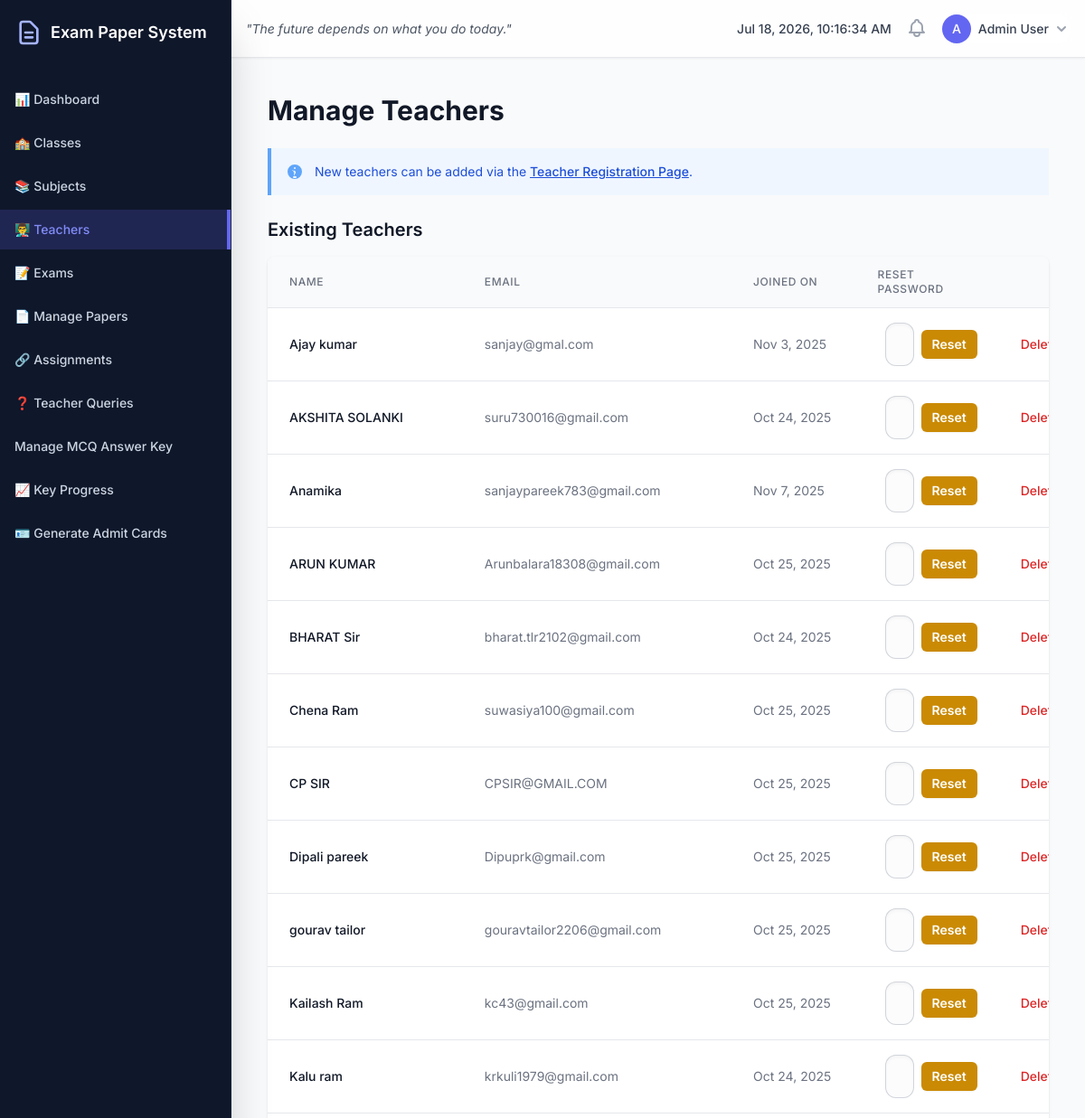
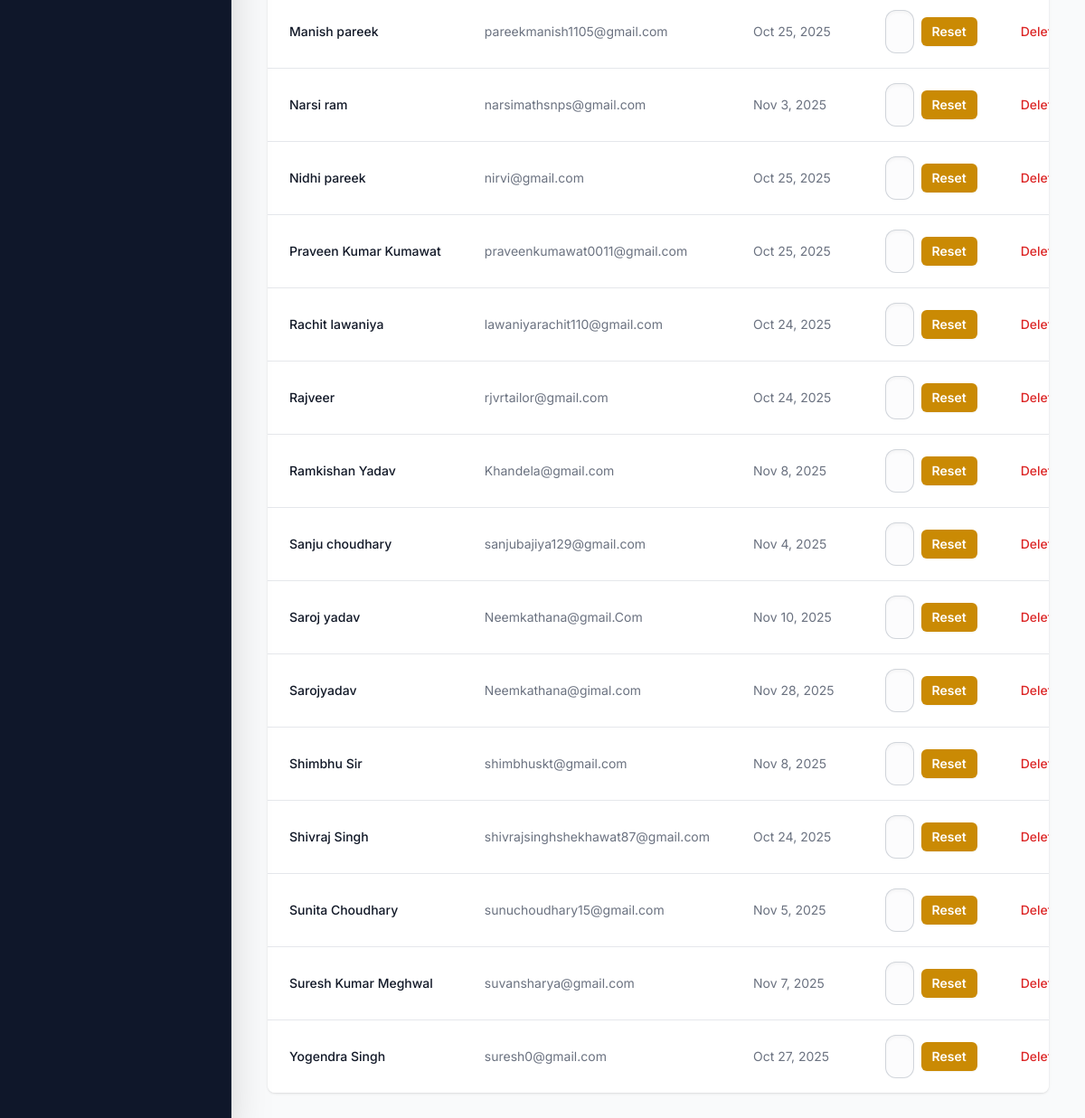
The page /manage_teachers.php (signed in) on the database its author committed (2 pictures, top to bottom).
### tables this page shows
CREATE TABLE `users` (
  `user_id` int(11) NOT NULL,
  `name` varchar(100) NOT NULL,
  `email` varchar(100) NOT NULL,
  `password_hash` varchar(255) NOT NULL,
  `role` enum('admin','teacher') NOT NULL,
  `created_at` timestamp NOT NULL DEFAULT current_timestamp()
);

### manage_teachers.php (the view, shortened to what this page needs)
<?php
require_once 'config.php';
$teachers = [];
$error_message = null;
try {
    $stmt = $pdo->query("SELECT user_id, name, email, created_at FROM users WHERE role = 'teacher' ORDER BY name ASC");
    $teachers = $stmt->fetchAll(PDO::FETCH_ASSOC);
} catch (PDOException $e) {
    $error_message = "Database Error: " . $e->getMessage();
}
?>
<?php require_once 'header.php'; ?>
<main class="flex-1 p-6 lg:p-10">
    <div class="max-w-6xl mx-auto">
        <h1 class="text-3xl font-bold text-gray-900 mb-6">Manage Teachers</h1>
        <div class="bg-blue-50 border-l-4 border-blue-400 p-4 mb-6">
            <div class="flex">
                <div class="flex-shrink-0">
                </div>
                <div class="ml-3">
                    <p class="text-sm text-blue-700">
                        New teachers can be added via the
                        <a href="register.php" class="font-medium underline text-blue-700 hover:text-blue-600">Teacher Registration Page</a>.
                    </p>
                </div>
            </div>
        </div>
        <h2 class="text-xl font-semibold text-gray-900 mb-4">Existing Teachers</h2>
        <div class="bg-white shadow rounded-lg overflow-hidden">
            <div class="overflow-x-auto">
                <table class="min-w-full divide-y divide-gray-200">
                    <thead class="bg-gray-50">
                        <tr>
                            <th scope="col" class="px-6 py-3 text-left text-xs font-medium text-gray-500 uppercase tracking-wider">Name</th>
                            <th scope="col" class="px-6 py-3 text-left text-xs font-medium text-gray-500 uppercase tracking-wider">Email</th>
                            <th scope="col" class="px-6 py-3 text-left text-xs font-medium text-gray-500 uppercase tracking-wider">Joined On</th>
                            <th scope="col" class="px-6 py-3 text-left text-xs font-medium text-gray-500 uppercase tracking-wider">Reset Password</th>
                            <th scope="col" class="relative px-6 py-3">
                            </th>
                        </tr>
                    </thead>
                    <tbody class="bg-white divide-y divide-gray-200">
                        <?php if (empty($teachers) && !$error_message): ?>
                            <tr>
                                <td colspan="5" class="px-6 py-4 whitespace-nowrap text-sm text-gray-500 text-center">
                                    No teachers found.
                                </td>
                            </tr>
                        <?php elseif (!empty($teachers)): ?>
                            <?php foreach ($teachers as $teacher): ?>
                                <tr>
                                    <td class="px-6 py-4 whitespace-nowrap text-sm font-medium text-gray-900"><?php echo htmlspecialchars($teacher['name']); ?></td>
                                    <td class="px-6 py-4 whitespace-nowrap text-sm text-gray-500"><?php echo htmlspecialchars($teacher['email']); ?></td>
                                    <td class="px-6 py-4 whitespace-nowrap text-sm text-gray-500"><?php echo date('M j, Y', strtotime($teacher['created_at'])); ?></td>
                                    <td class="px-6 py-4 whitespace-nowrap">
                                        <form action="teacher_action.php" method="POST" class="flex items-center space-x-2">
                                            <div>
                                                <input type="password" name="new_password" id="new_password_<?php echo $teacher['user_id']; ?>" required
                                                       class="block w-full rounded-md border-0 py-1 text-gray-900 shadow-sm ring-1 ring-inset ring-gray-300 placeholder:text-gray-400 focus:ring-2 focus:ring-inset focus:ring-blue-600 sm:text-sm sm:leading-6"
                                                       placeholder="New Password">
                                            </div>
                                            <button type="submit" class="rounded-md bg-yellow-600 px-3 py-1.5 text-sm font-semibold text-white shadow-sm hover:bg-yellow-500">
                                                Reset
                                            </button>
                                        </form>
                                    </td>
                                    <td class="px-6 py-4 whitespace-nowrap text-right text-sm font-medium">
                                        <a href="teacher_action.php?action=delete_teacher&id=<?php echo $teacher['user_id']; ?>"
                                           class="text-red-600 hover:text-red-900"
                                           onclick="return confirm('Are you sure you want to delete this teacher? This will fail if they have associated papers or assignments.');">Delete</a>
                                    </td>
                                </tr>
                            <?php endforeach; ?>
                        <?php endif; ?>
                    </tbody>
                </table>
            </div>
        </div>
    </div>
</main>

### header.php (shortened to what this page needs)
<?php
$current_page = basename($_SERVER['PHP_SELF']);
$user_name = $_SESSION['name'] ?? 'Guest';
$user_role = $_SESSION['role'] ?? null;
$admin_links = [
    'dashboard_admin.php' => '📊 Dashboard',
    'manage_classes.php' => '🏫 Classes',
    'manage_subjects.php' => '📚 Subjects',
    'manage_teachers.php' => '👨‍🏫 Teachers',
    'manage_exams.php' => '📝 Exams',
     'manage_papers.php' => '📄 Manage Papers',
    'manage_assignments.php' => '🔗 Assignments',
    'manage_queries.php' => '❓ Teacher Queries',
    'manage_mcq.php' => 'Manage MCQ Answer Key',
    'mcq_progress.php' => '📈 Key Progress',
    'admitcardgenerator.php' => '🪪 Generate Admit Cards',
];
$teacher_links = [
    'dashboard_teacher.php' => '📊 Dashboard',
    'teacher_mcq.php' => '📄 MCQ Dashboard',
    'my_queries.php' => '❓ My Queries',
];
$links = [];
if ($user_role === 'admin') {
    $links = $admin_links;
} elseif ($user_role === 'teacher') {
    $links = $teacher_links;
}
?>
<!DOCTYPE html>
<html lang="en" class="h-full bg-gray-50">
<head>
    <link href="assets/css/output.css" rel="stylesheet">
</head>
<body class="h-full bg-gray-50 selection:bg-indigo-100 selection:text-indigo-900">
<div class="min-h-full">
    <div x-data="{ open: false }" @keydown.window.escape="open = false">
        <div class="hidden md:flex md:w-64 md:flex-col md:fixed md:inset-y-0 shadow-2xl z-20">
            <div class="flex flex-col flex-grow pt-5 bg-slate-900 overflow-y-auto border-r border-slate-800">
                <div class="flex items-center flex-shrink-0 px-4">
                    <span class="text-white text-lg font-semibold ml-2">Exam Paper System</span>
                </div>
                <div class="mt-5 flex-1 flex flex-col">
                    <nav class="flex-1 mt-4 space-y-1">
                        <?php foreach ($links as $href => $label): ?>
                            <?php $isActive = ($current_page == $href); ?>
                            <a href="<?php echo $href; ?>"
                               class="<?php echo $isActive ? 'bg-indigo-500/20 text-indigo-400 border-r-4 border-indigo-500' : 'text-slate-300 hover:bg-slate-800 hover:text-white'; ?> transition-all duration-200 group flex items-center px-4 py-3 text-sm font-medium">
                                <?php echo $label; ?>
                            </a>
                        <?php endforeach; ?>
                    </nav>
                </div>
            </div>
        </div>
        <div class="md:pl-64 flex flex-col flex-1">
            <div class="sticky top-0 z-10 flex-shrink-0 flex h-16 bg-white/80 backdrop-blur-md shadow-sm border-b border-gray-200">
                <div class="flex-1 px-4 flex justify-between">
                    <div class="flex-1 flex items-center">
                        <span id="motivating-quote" class="text-sm text-gray-600 hidden lg:block italic">Loading quote...</span>
                    </div>
                    <div class="ml-4 flex items-center md:ml-6">
                        <div class="flex items-center">
                            <span id="realtime-clock" class="text-sm font-medium text-gray-700 hidden md:block">Loading time...</span>
                        </div>
                        <?php if (isset($_SESSION['user_id'])): ?>
                        <div x-data="{ open: false }" class="ml-3 relative">
                            <button @click="open = !open" type="button" class="p-1 rounded-full text-gray-400 hover:text-gray-500 focus:outline-none focus:ring-2 focus:ring-offset-2 focus:ring-indigo-500">
                            </button>
                        </div>
                        <?php endif; ?>
                        <?php if (isset($_SESSION['user_id'])): ?>
                        <div x-data="{ open: false }" class="ml-3 relative">
                            <div>
                                <button @click="open = !open" type="button" class="max-w-xs bg-white flex items-center text-sm rounded-full focus:outline-none focus:ring-2 focus:ring-offset-2 focus:ring-indigo-500" id="user-menu-button" aria-expanded="false" aria-haspopup="true">
                                    <span class="inline-flex items-center justify-center h-8 w-8 rounded-full bg-indigo-500">
                                        <span class="text-sm font-medium leading-none text-white"><?php echo strtoupper(substr($user_name, 0, 1)); ?></span>
                                    </span>
                                    <span class="hidden ml-2 text-sm font-medium text-gray-700 lg:block"><?php echo htmlspecialchars($user_name); ?></span>
                                </button>
                            </div>
                        </div>
                        <?php endif; ?>
                    </div>
                </div>
            </div>

### header.php (style rules this page uses)
body { font-family: 'Inter', sans-serif; }

### rows shown on the page
users: name "Ajay kumar", email "sanjay@gmal.com", created_at "Nov 3, 2025"
users: name "AKSHITA SOLANKI", email "suru730016@gmail.com", created_at "Oct 24, 2025"
users: name "Anamika", email "sanjaypareek783@gmail.com", created_at "Nov 7, 2025"
users: name "ARUN KUMAR", email "Arunbalara18308@gmail.com", created_at "Oct 25, 2025"
users: name "BHARAT Sir", email "bharat.tlr2102@gmail.com", created_at "Oct 24, 2025"
users: name "Chena Ram", email "suwasiya100@gmail.com", created_at "Oct 25, 2025"
users: name "CP SIR", email "CPSIR@GMAIL.COM", created_at "Oct 25, 2025"
users: name "Dipali pareek", email "Dipuprk@gmail.com", created_at "Oct 25, 2025"
users: name "gourav tailor", email "gouravtailor2206@gmail.com", created_at "Oct 25, 2025"
users: name "Kailash Ram", email "kc43@gmail.com", created_at "Oct 25, 2025"
users: name "Kalu ram", email "krkuli1979@gmail.com", created_at "Oct 24, 2025"
users: name "Manish pareek", email "pareekmanish1105@gmail.com", created_at "Oct 25, 2025"
users: name "Narsi ram", email "narsimathsnps@gmail.com", created_at "Nov 3, 2025"
users: name "Nidhi pareek", email "nirvi@gmail.com", created_at "Oct 25, 2025"
users: name "Praveen Kumar Kumawat", email "praveenkumawat0011@gmail.com", created_at "Oct 25, 2025"
users: name "Rachit lawaniya", email "lawaniyarachit110@gmail.com", created_at "Oct 24, 2025"
users: name "Rajveer", email "rjvrtailor@gmail.com", created_at "Oct 24, 2025"
users: name "Ramkishan Yadav", email "Khandela@gmail.com", created_at "Nov 8, 2025"
users: name "Sanju choudhary", email "sanjubajiya129@gmail.com", created_at "Nov 4, 2025"
users: name "Saroj yadav", email "Neemkathana@gmail.Com", created_at "Nov 10, 2025"
users: name "Sarojyadav", email "Neemkathana@gimal.com", created_at "Nov 28, 2025"
users: name "Shimbhu Sir", email "shimbhuskt@gmail.com", created_at "Nov 8, 2025"
users: name "Shivraj Singh", email "shivrajsinghshekhawat87@gmail.com", created_at "Oct 24, 2025"
users: name "Sunita Choudhary", email "sunuchoudhary15@gmail.com", created_at "Nov 5, 2025"
users: name "Suresh Kumar Meghwal", email "suvansharya@gmail.com", created_at "Nov 7, 2025"
users: name "Yogendra Singh", email "suresh0@gmail.com", created_at "Oct 27, 2025"

### other values the page prints
$label "📊 Dashboard"
$label "🏫 Classes"
$label "📚 Subjects"
$label "👨‍🏫 Teachers"
$label "📝 Exams"
$label "📄 Manage Papers"
$label "🔗 Assignments"
$label "❓ Teacher Queries"
$label "Manage MCQ Answer Key"
$label "📈 Key Progress"
$label "🪪 Generate Admit Cards"
substr($user_name, 0, 1) "A"
$user_name "Admin User"
